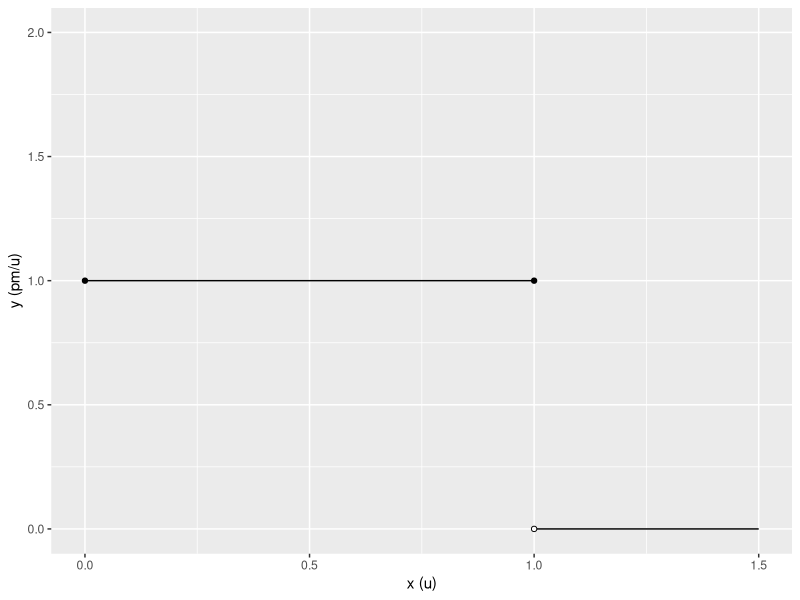
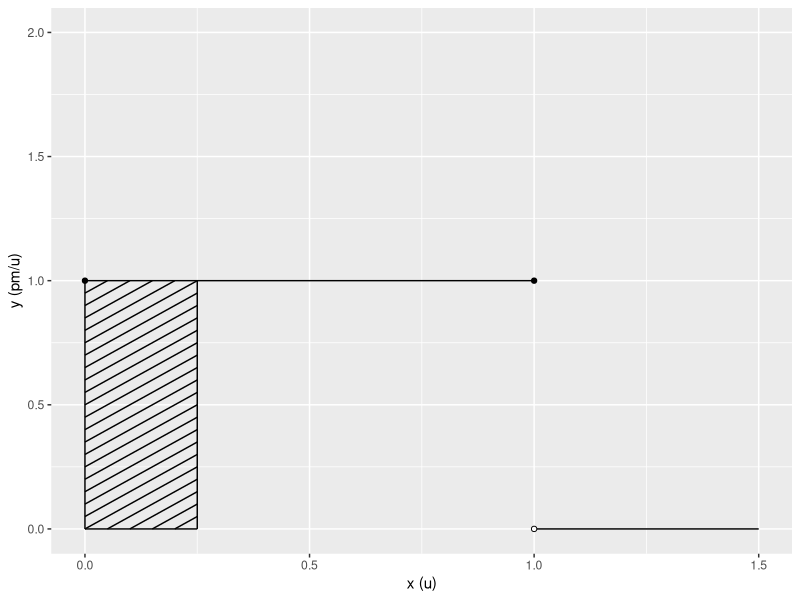
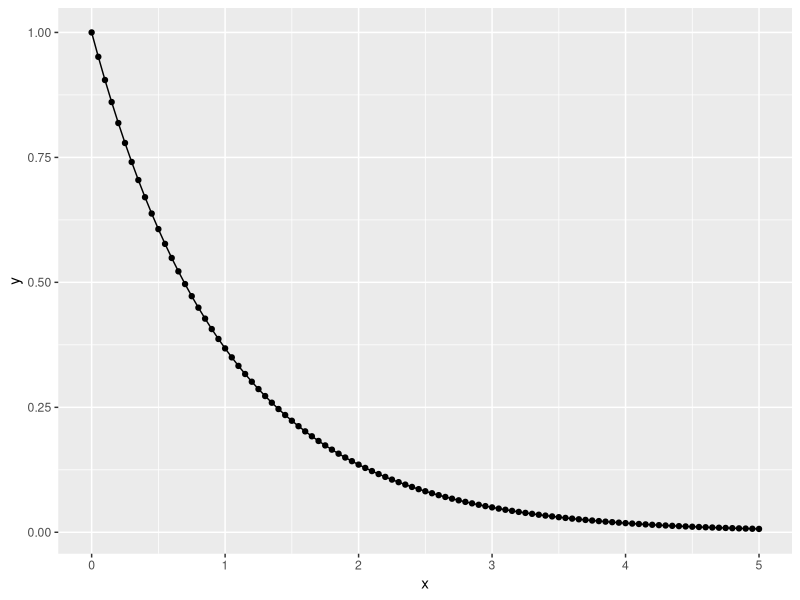
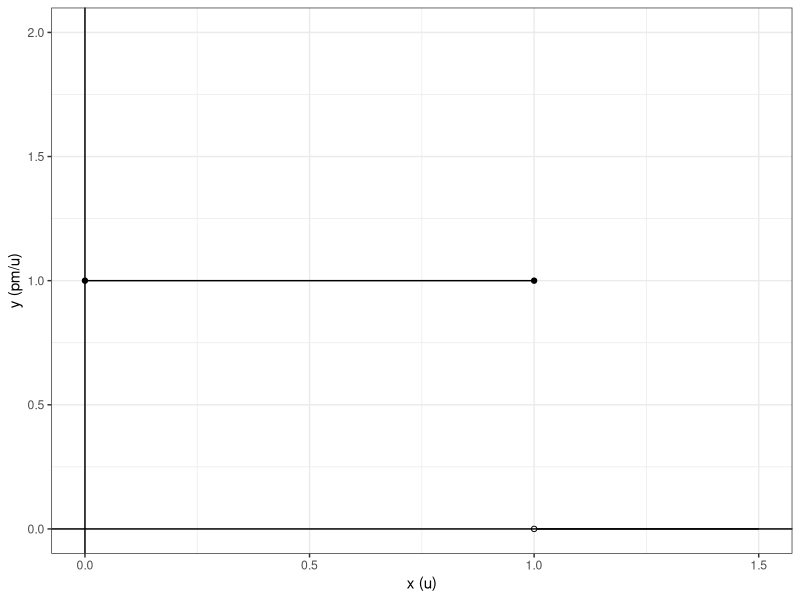
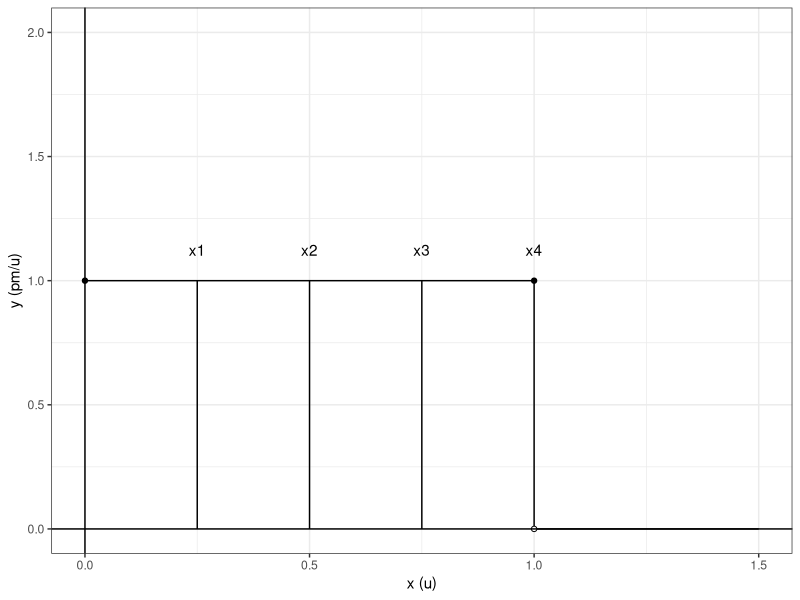
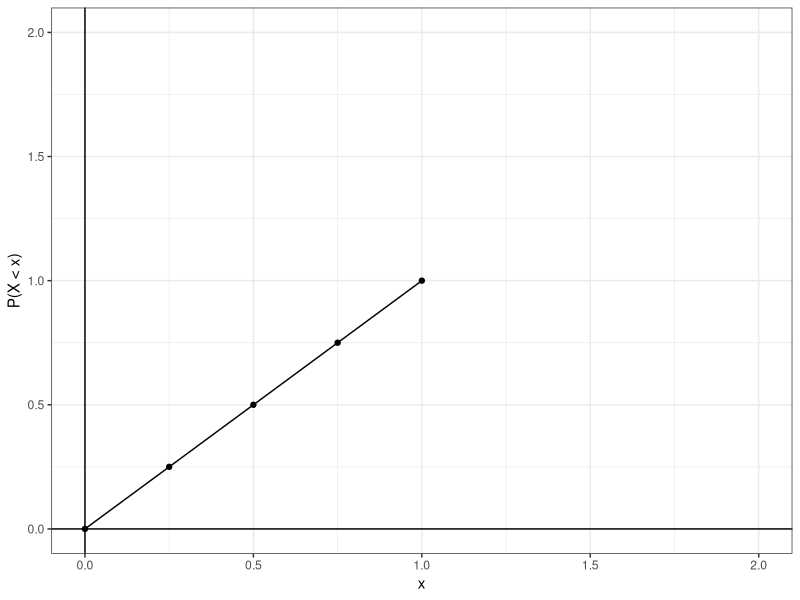
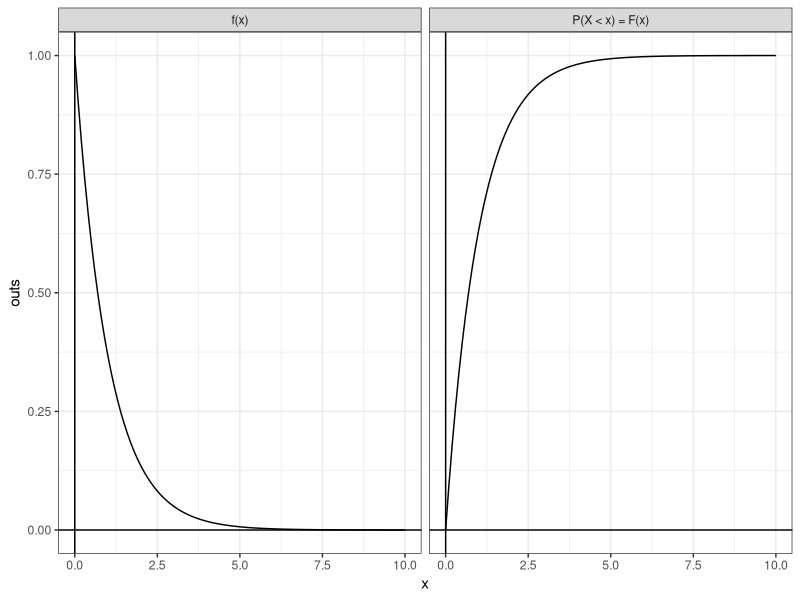
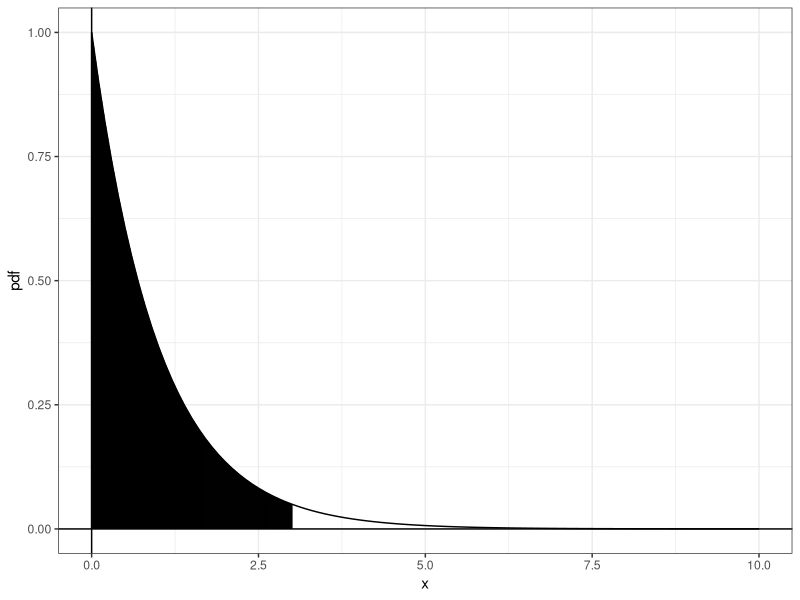

The R source for these figures, in order:
## ---- chunk 1
a <- data.frame(x = c(0,1), 
                y = c(1,0),
                x_end = c(1,1.5),
                y_end = c(1,0))

b <- data.frame(x = c(0,1), 
                y = c(1,1))

d <- data.frame(x = c(1), 
                y = c(0))
                

ggplot2::ggplot(a, ggplot2::aes(x = x, y = y)) +
  ggplot2::geom_segment(data = a, ggplot2::aes(x = x, y = y, xend = x_end, yend = y_end)) +
  ggplot2::scale_y_continuous(limits = c(0,2)) +
  ggplot2::scale_x_continuous(limits = c(0,1.5)) +
  ggplot2::labs(y = "y (pm/u)", x = "x (u)") +
  ggplot2::geom_point(data = b, ggplot2::aes(x=x,y=y)) +
  ggplot2::geom_point(data = d, ggplot2::aes(x=x,y=y), shape = 21, fill = 'white')


## ---- chunk 2

a <- seq(-.25,1, by = .05)
b <- data.frame(x = c(0,.25,0,0,1), 
                y = c(1,0,0,0,0),
                x_end = c(1,.25,.25,0,1.5),
                y_end = c(1,1,0,1,0))

df <- data.frame(x = ifelse(a < 0, abs(a), 0), 
                 y = ifelse(a < 0, 0, a), 
                 x_end = ifelse(a + .25 > 1, (1-a), .25),
                 y_end = ifelse(a + .25 > 1, 1, a + .25))

b <- data.frame(rbind(b,df))


c <- data.frame(x = c(0,1), 
                y = c(1,1))


d <- data.frame(x = c(1), 
                y = c(0))
                

ggplot2::ggplot(b, ggplot2::aes(x = x, y = y)) +
  ggplot2::geom_segment(data = b, ggplot2::aes(x = x, y = y, xend = x_end, yend = y_end)) +
  ggplot2::scale_y_continuous(limits = c(0,2)) +
  ggplot2::scale_x_continuous(limits = c(0,1.5)) +
  ggplot2::labs(y = "y (pm/u)", x = "x (u)") +
  ggplot2::geom_point(data = c, ggplot2::aes(x=x,y=y)) +
  ggplot2::geom_point(data = d, ggplot2::aes(x=x,y=y), shape = 21, fill = 'white')


## ---- chunk 3
x <- seq(0,5,.05)
y <- exp(-x)
z <- data.frame(x,y)

ggplot2::ggplot(data = z, ggplot2::aes(x=x,y=y))+
  ggplot2::geom_point() +
  ggplot2::geom_line()
## ---- chunk 4
a <- data.frame(x = c(0,1), 
                y = c(1,0),
                x_end = c(1,1.5),
                y_end = c(1,0))

b <- data.frame(x = c(0,1), 
                y = c(1,1))

d <- data.frame(x = c(1), 
                y = c(0))
                

ggplot2::ggplot(a, ggplot2::aes(x = x, y = y)) +
  ggplot2::geom_segment(data = a, ggplot2::aes(x = x, y = y, xend = x_end, yend = y_end)) +
  ggplot2::scale_y_continuous(limits = c(0,2)) +
  ggplot2::scale_x_continuous(limits = c(0,1.5)) +
  ggplot2::labs(y = "y (pm/u)", x = "x (u)") +
  ggplot2::geom_point(data = b, ggplot2::aes(x=x,y=y)) +
  ggplot2::geom_point(data = d, ggplot2::aes(x=x,y=y), shape = 21, fill = 'white') +
  ggplot2::geom_vline(xintercept = 0) +
  ggplot2::geom_hline(yintercept = 0) +
  ggplot2::theme_bw()

## ---- chunk 5
a <- data.frame(x = c(0,1), 
                y = c(1,0),
                x_end = c(1,1.5),
                y_end = c(1,0))

b <- data.frame(x = c(0,1), 
                y = c(1,1))

d <- data.frame(x = c(1), 
                y = c(0))

e <- data.frame (x = c(.25,.5,.75,1), 
                y = c(0,0,0,0),
                x_end = c(.25,.5,.75,1),
                y_end = c(1,1,1,1))

f <- data.frame(x = c(.25,.5,.75,1),
                y = c(1.125,1.125,1.125,1.125),
                text = c('x1', 'x2' ,'x3', 'x4'))
                

ggplot2::ggplot(a, ggplot2::aes(x = x, y = y)) +
  ggplot2::geom_segment(data = a, ggplot2::aes(x = x, y = y, xend = x_end, yend = y_end)) +
  ggplot2::geom_segment(data = e, ggplot2::aes(x = x, y = y, xend = x_end, yend = y_end)) +
  ggplot2::geom_text(data = f, ggplot2::aes(x = x, y = y, label = text)) +
  ggplot2::scale_y_continuous(limits = c(0,2)) +
  ggplot2::scale_x_continuous(limits = c(0,1.5)) +
  ggplot2::labs(y = "y (pm/u)", x = "x (u)") +
  ggplot2::geom_point(data = b, ggplot2::aes(x=x,y=y)) +
  ggplot2::geom_point(data = d, ggplot2::aes(x=x,y=y), shape = 21, fill = 'white') +
  ggplot2::geom_vline(xintercept = 0) +
  ggplot2::geom_hline(yintercept = 0) +
  ggplot2::theme_bw()

## ---- chunk 6
x <- c(.25,.5,.75,1)
y <- c(1,1,1,1)
q <- x * y

sample_space <- data.frame(x,y,q)
names(sample_space) <- c('Base - x', 'Height - f(x)','P(X < x) - Base x Height')

x <- flextable::flextable(sample_space)
x <- flextable::align(x, align = 'center', part = 'body')
x <- flextable::align(x, align = 'center', part = 'header')
x <- flextable::bg(x, bg = 'gray', part = 'header')
x
## ---- chunk 7
a <- data.frame(x = c(0,.25,.5,.75,1), 
                y = c(0,.25,.5,.75,1))

ggplot2::ggplot(a, ggplot2::aes(x = x, y = y)) +
  ggplot2::geom_point(shape = 21, color = 'black', fill = 'black') +
  ggplot2::geom_line() +
  ggplot2::xlim(c(0,2)) +
  ggplot2::ylim(c(0,2)) +
  ggplot2::theme_bw() +
  ggplot2::geom_vline(xintercept = 0) +
  ggplot2::geom_hline(yintercept = 0) +
  ggplot2::labs(y = "P(X < x)", x = "x")

## ---- chunk 8
x <- seq(0,10, by = .1)
y <- rep(c("f(x)","P(X < x) = F(x)"), each = length(x))
pdf <- exp(-x)
cdf <- 1-exp(-x)
outs <- c(pdf,cdf)
plot_data <- data.frame(outs, y, x)

ggplot2::ggplot(plot_data, ggplot2::aes(x = x, y = outs)) +
  ggplot2::geom_line() +
  ggplot2::theme_bw() +
  ggplot2::geom_vline(xintercept = 0) +
  ggplot2::geom_hline(yintercept = 0) +
  ggplot2::facet_wrap(~ y)

## ---- chunk 9
x <- seq(0,10, by = .1)
linx <- seq(0,3, by = .01)
pdf <- exp(-x)
plot_data <- data.frame(pdf, x)

lins <- data.frame(x_start = linx, y_start = 0, x_end = linx, y_end = exp(-linx))

ggplot2::ggplot(plot_data, ggplot2::aes(x = x, y = pdf)) +
  ggplot2::geom_line() +
  ggplot2::theme_bw() +
  ggplot2::geom_vline(xintercept = 0) +
  ggplot2::geom_hline(yintercept = 0) +
  ggplot2::geom_segment(data = lins, ggplot2::aes(x = x_start, 
                                                  y = y_start, 
                                                  xend = x_end, 
                                                  yend = y_end))
